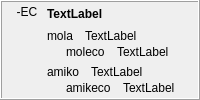
            <widget class="QFrame" name="frame_21">
             <property name="frameShape">
              <enum>QFrame::Box</enum>
             </property>
             <property name="frameShadow">
              <enum>QFrame::Raised</enum>
             </property>
             <layout class="QHBoxLayout" name="horizontalLayout_19">
              <property name="topMargin">
               <number>3</number>
              </property>
              <property name="bottomMargin">
               <number>3</number>
              </property>
              <item>
               <widget class="QLabel" name="label_314">
                <property name="sizePolicy">
                 <sizepolicy hsizetype="Maximum" vsizetype="Preferred">
                  <horstretch>0</horstretch>
                  <verstretch>0</verstretch>
                 </sizepolicy>
                </property>
                <property name="text">
                 <string> -EC </string>
                </property>
                <property name="alignment">
                 <set>Qt::AlignHCenter|Qt::AlignTop</set>
                </property>
                <property name="tipo" stdset="0">
                 <string>afikso</string>
                </property>
               </widget>
              </item>
              <item>
               <layout class="QVBoxLayout" name="verticalLayout_356">
                <item>
                 <widget class="QLabel" name="Lec08_Label640">
                  <property name="styleSheet">
                   <string notr="true">font-weight: bold;</string>
                  </property>
                  <property name="text">
                   <string>TextLabel</string>
                  </property>
                  <property name="wordWrap">
                   <bool>true</bool>
                  </property>
                 </widget>
                </item>
                <item>
                 <layout class="QVBoxLayout" name="verticalLayout_27">
                  <item>
                   <layout class="QVBoxLayout" name="verticalLayout_357">
                    <property name="spacing">
                     <number>2</number>
                    </property>
                    <item>
                     <layout class="QHBoxLayout" name="horizontalLayout_585">
                      <property name="spacing">
                       <number>12</number>
                      </property>
                      <item>
                       <widget class="neklakebla_nova" name="Lec08_Button620">
                        <property name="text">
                         <string>mola</string>
                        </property>
                        <property name="wordWrap">
                         <bool>true</bool>
                        </property>
                       </widget>
                      </item>
                      <item>
                       <widget class="QLabel" name="Lec08_Label641">
                        <property name="sizePolicy">
                         <sizepolicy hsizetype="Expanding" vsizetype="Preferred">
                          <horstretch>0</horstretch>
                          <verstretch>0</verstretch>
                         </sizepolicy>
                        </property>
                        <property name="text">
                         <string>TextLabel</string>
                        </property>
                        <property name="wordWrap">
                         <bool>true</bool>
                        </property>
                       </widget>
                      </item>
                     </layout>
                    </item>
                    <item>
                     <layout class="QHBoxLayout" name="horizontalLayout_586">
                      <property name="spacing">
                       <number>12</number>
                      </property>
                      <item>
                       <widget class="label_sago_reversa" name="label_388">
                        <property name="sizePolicy">
                         <sizepolicy hsizetype="Maximum" vsizetype="Preferred">
                          <horstretch>0</horstretch>
                          <verstretch>0</verstretch>
                         </sizepolicy>
                        </property>
                        <property name="text">
                         <string/>
                        </property>
                        <property name="pixmap">
                         <pixmap resource="../resources/ikonoj.qrc">:/ikonoj/sago_revena.png</pixmap>
                        </property>
                       </widget>
                      </item>
                      <item>
                       <widget class="neklakebla_nova" name="Lec08_Button621">
                        <property name="text">
                         <string>moleco</string>
                        </property>
                        <property name="wordWrap">
                         <bool>true</bool>
                        </property>
                       </widget>
                      </item>
                      <item>
                       <widget class="QLabel" name="Lec08_Label642">
                        <property name="sizePolicy">
                         <sizepolicy hsizetype="Expanding" vsizetype="Preferred">
                          <horstretch>0</horstretch>
                          <verstretch>0</verstretch>
                         </sizepolicy>
                        </property>
                        <property name="text">
                         <string>TextLabel</string>
                        </property>
                        <property name="wordWrap">
                         <bool>true</bool>
                        </property>
                       </widget>
                      </item>
                     </layout>
                    </item>
                   </layout>
                  </item>
                  <item>
                   <layout class="QVBoxLayout" name="verticalLayout_358">
                    <property name="spacing">
                     <number>2</number>
                    </property>
                    <item>
                     <layout class="QHBoxLayout" name="horizontalLayout_587">
                      <property name="spacing">
                       <number>12</number>
                      </property>
                      <item>
                       <widget class="neklakebla_nova" name="Lec08_Button43">
                        <property name="text">
                         <string>amiko</string>
                        </property>
                        <property name="wordWrap">
                         <bool>true</bool>
                        </property>
                       </widget>
                      </item>
                      <item>
                       <widget class="QLabel" name="Lec08_Label52">
                        <property name="sizePolicy">
                         <sizepolicy hsizetype="Expanding" vsizetype="Preferred">
                          <horstretch>0</horstretch>
                          <verstretch>0</verstretch>
                         </sizepolicy>
                        </property>
                        <property name="text">
                         <string>TextLabel</string>
                        </property>
                        <property name="wordWrap">
                         <bool>true</bool>
                        </property>
                       </widget>
                      </item>
                     </layout>
                    </item>
                    <item>
                     <layout class="QHBoxLayout" name="horizontalLayout_588">
                      <property name="spacing">
                       <number>12</number>
                      </property>
                      <item>
                       <widget class="label_sago_reversa" name="label_389">
                        <property name="sizePolicy">
                         <sizepolicy hsizetype="Maximum" vsizetype="Preferred">
                          <horstretch>0</horstretch>
                          <verstretch>0</verstretch>
                         </sizepolicy>
                        </property>
                        <property name="text">
                         <string/>
                        </property>
                        <property name="pixmap">
                         <pixmap resource="../resources/ikonoj.qrc">:/ikonoj/sago_revena.png</pixmap>
                        </property>
                       </widget>
                      </item>
                      <item>
                       <widget class="neklakebla_nova" name="Lec08_Button44">
                        <property name="text">
                         <string>amikeco</string>
                        </property>
                        <property name="wordWrap">
                         <bool>true</bool>
                        </property>
                       </widget>
                      </item>
                      <item>
                       <widget class="QLabel" name="Lec08_Label53">
                        <property name="sizePolicy">
                         <sizepolicy hsizetype="Expanding" vsizetype="Preferred">
                          <horstretch>0</horstretch>
                          <verstretch>0</verstretch>
                         </sizepolicy>
                        </property>
                        <property name="text">
                         <string>TextLabel</string>
                        </property>
                        <property name="wordWrap">
                         <bool>true</bool>
                        </property>
                       </widget>
                      </item>
                     </layout>
                    </item>
                   </layout>
                  </item>
                 </layout>
                </item>
               </layout>
              </item>
             </layout>
            </widget>
